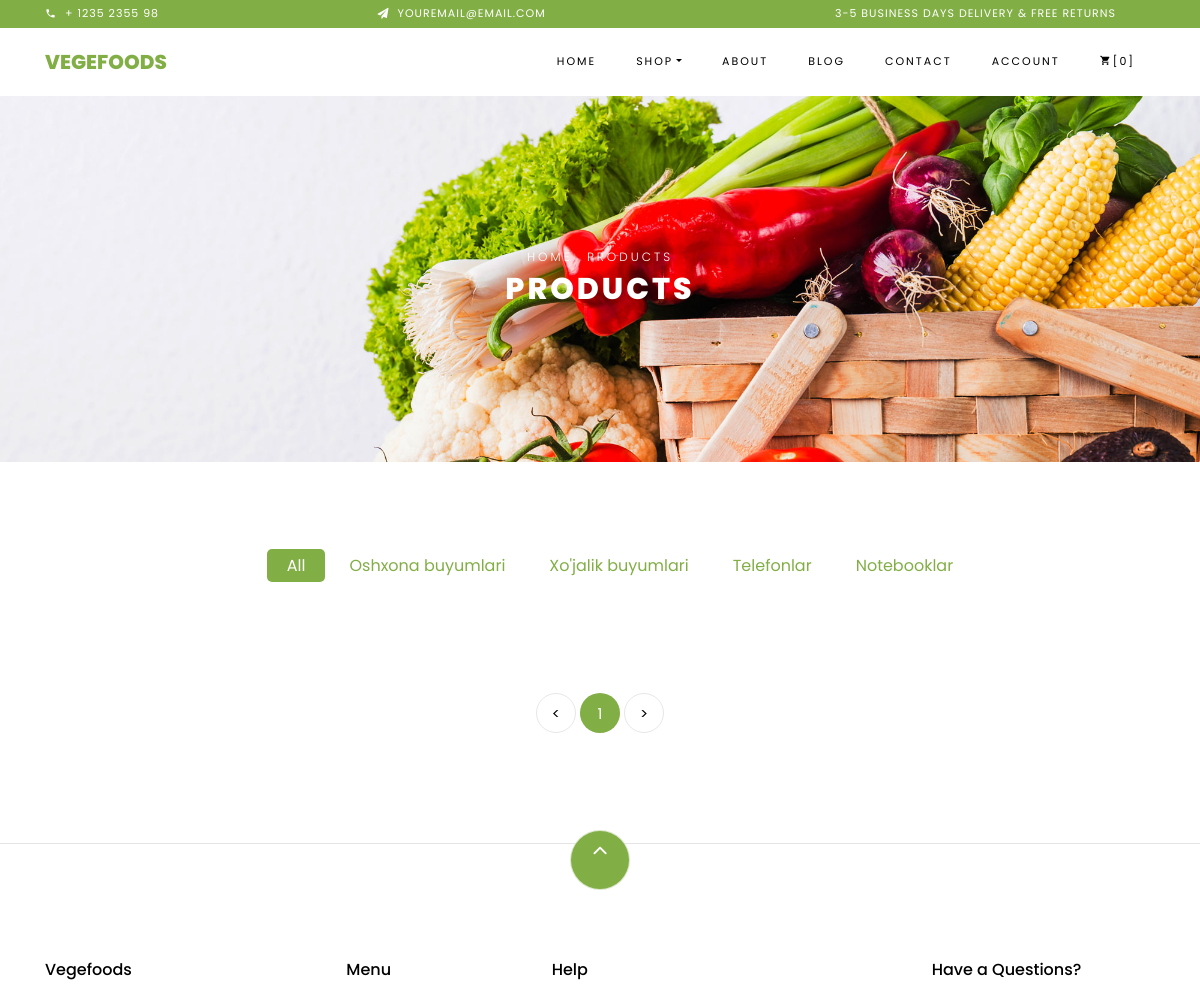
Page /shop/ (upper part) on the earlier database version.
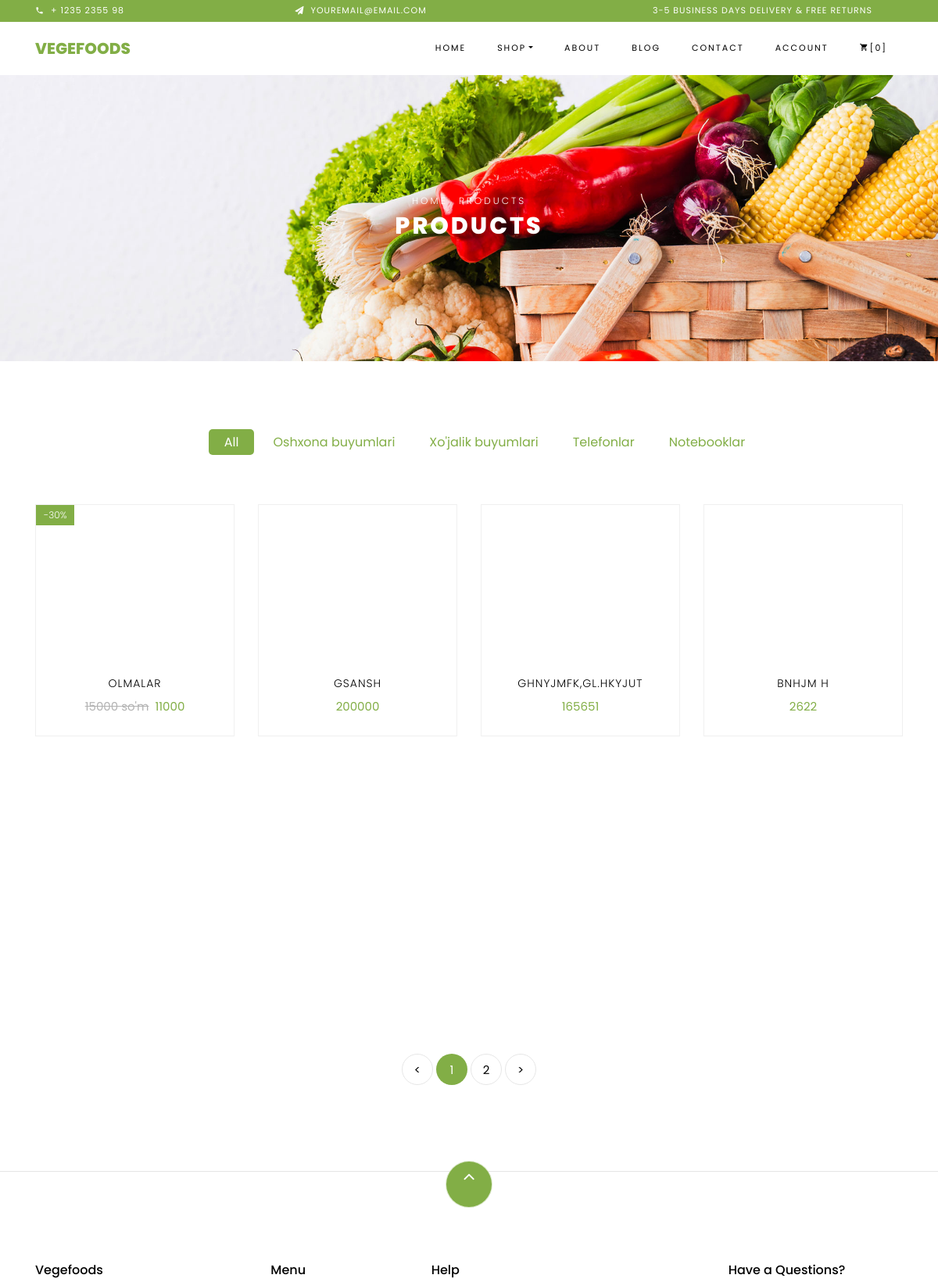
Same page on the later database version.
### main/models.py (models this page shows, shortened)
class Category(models.Model):
    name = models.CharField(max_length=100)

class Product(models.Model):
    image = models.ImageField(upload_to='product_image')
    title = models.CharField(max_length=100)
    price = models.IntegerField(default=0)
    category = models.ForeignKey(to=Category, on_delete=models.CASCADE)
    info = models.TextField()
    discount = models.IntegerField(null=True, blank=True)
    discount_price = models.IntegerField(null=True, blank=True)

### main/views.py (the view)
# urls.py: path('shop/',shop_view , name='shop_url'),
def shop_view(request):
    categories = Category.objects.all()
    category = request.GET.get('category')
    if category:
        products = Product.objects.filter(category__name=category)
    else:
        products = Product.objects.all()
    paginator = Paginator(products, 8)
    page_number = request.GET.get('page')
    page_obj = paginator.get_page(page_number)
    context = {
        'categories': categories,
        'products': page_obj,
        'selected_category': category
    }
    return render(request, 'shop.html', context)

### template/shop.html (shortened to what this page needs)
{% extends 'base.html' %}
{% block content %}
{% load static %}
    <div class="hero-wrap hero-bread" style="background-image: url({% static 'images/bg_1.jpg' %});">
      <div class="container">
        <div class="row no-gutters slider-text align-items-center justify-content-center">
          <div class="col-md-9 ftco-animate text-center">
          	<p class="breadcrumbs"><span class="mr-2"><a href="index.html">Home</a></span> <span>Products</span></p>
            <h1 class="mb-0 bread">Products</h1>
          </div>
        </div>
      </div>
    </div>
<section class="ftco-section">
    <div class="container">
        <div class="row justify-content-center">
            <div class="col-md-10 mb-5 text-center">
                <ul class="product-category">
                    <li><a href="?category=" {% if not selected_category %} class="active" {% endif %}>All</a></li>
                    {% for cat in categories %}
                        <li><a href="?category={{ cat.name }}" {% if cat.name == selected_category %} class="active" {% endif %}>{{ cat.name }}</a></li>
                    {% endfor %}
                </ul>
            </div>
        </div>
        <div class="row">
            {% for i in products %}
            <div class="col-md-6 col-lg-3 ftco-animate">
                <div class="product">
                    <a href="{% url 'product_single_url' i.id %}" class="img-prod"><img class="img-fluid" src="{{i.image.url}}" alt="Colorlib Template">
                        {% if i.discount %}
                        <span class="status">-{{i.discount}}%</span>
                        {% else %}
                        <div class="overlay"></div>
                        {% endif %}
                    </a>
                    <div class="text py-3 pb-4 px-3 text-center">
                        <h3><a href="{% url 'product_single_url' i.id %}">{{i.title}}</a></h3>
                        <div class="d-flex">
                            <div class="pricing">
                                {% if i.discount %}
                                <p class="price"><span class="mr-2 price-dc">{{i.price}} so'm</span><span class="price-sale">{{i.discount_price}}</span></p>
                                {% else %}
                                <p class="price"><span>{{i.price}}</span></p>
                                {% endif %}
                            </div>
                        </div>
                    </div>
                </div>
            </div>
            {% endfor %}
        </div>
        <div class="row mt-5">
            <div class="col text-center">
                <div class="block-27">
                    <ul>
                        {% if products.has_previous %}
                        <li><a href="?page={{ products.previous_page_number }}">&lt;</a></li>
                        {% else %}
                        <li class="disabled"><span>&lt;</span></li>
                        {% endif %}
                        {% for num in products.paginator.page_range %}
                        {% if products.number == num %}
                        <li class="active"><span>{{ num }}</span></li>
                        {% else %}
                        <li><a href="?page={{ num }}">{{ num }}</a></li>
                        {% endif %}
                        {% endfor %}
                        {% if products.has_next %}
                        <li><a href="?page={{ products.next_page_number }}">&gt;</a></li>
                        {% else %}
                        <li class="disabled"><span>&gt;</span></li>
                        {% endif %}
                    </ul>
                </div>
            </div>
        </div>
    </div>
</section>
{% endblock %}

Differences in the rows shown:
added Product: discount "30", title "OLMALAR", price "15000", discount_price "11000"
added Product: title "GSANSH", price "200000"
added Product: title "GHNYJMFK,GL.HKYJUT", price "165651"
added Product: title "BNHJM H", price "2622"
Other differences:
new list line: "2"
